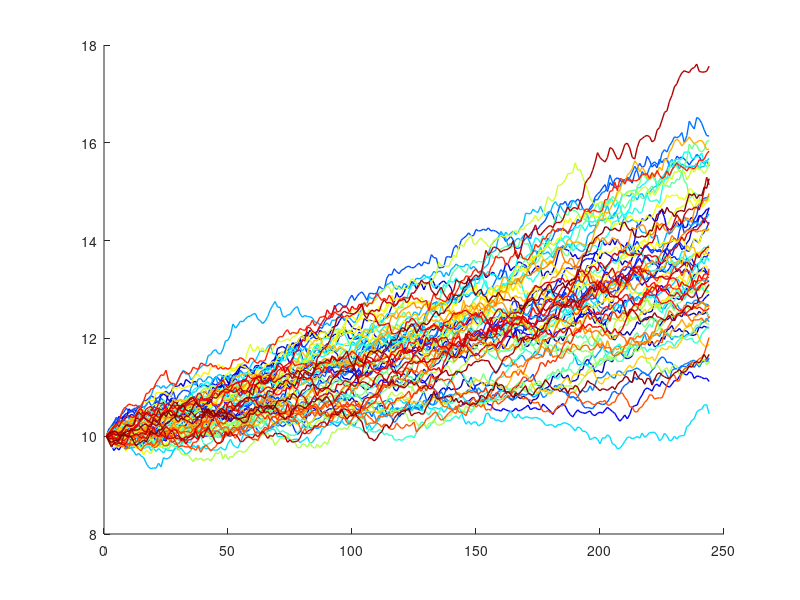

MATLAB code for this plot: (Note: this script raises an error after producing the figure.)
clc; clear all; close all;


%Monte Carlo methods: are a broad class of computational algorithms
%that rely on repated RANDOM SAMPLING to obtain numerical results.
% The underlying concept is to use randomness to solve problem that
% might be deterministic in principle.


% EX1: generate samples from a arbitrary pdf (from Zhihu)
% Aside the Monte Carlo method, another interesting thing about EX1 is 
% that the realtionship between histogram of samples and the original pdf.
% vertical values should be set to number of observations in bin/(total
% number of observations * width of bin)
% given the complex pdf
% p = @(x) (0.3*exp(-(x-0.3).^2) + 0.7*exp(-(x-2).^2/0.3))/1.2113; 
% c = 2.5;     
% 
% max_iter = 1e5; % number of times of sampling
% samples = zeros(1,max_iter);
% 
% index = 1;
% for i=1:max_iter
%     u = rand(1,1);           
%     y = normrnd(1.4,1.2,1,1); % generate a sample with recommended pdf
%                               
%     if p(y) >= u*c*normpdf(y,1.4,1.2)
%         samples(index) = y;
%         index = index + 1;
%     end
% end
% 
% samples = nonzeros(samples); % the target samples
% 
% % plots
% x = linspace(-5,5,1000);
% plot(x,p(x))
% hold on
% histogram(samples,'Normalization','pdf')
% hold off


% EX2: the stock market (from Zhihu)
T = 1.0;   % one year
n = 244;   % number of trading days
dt = T/n;

u = 0.3;  % expected increase rate
sigma = 0.1; % stock volatility rate
N= 1000; % number of repeated times
stock = zeros(N,n); % price of stocks
stock(:,1) = 10*ones(N,1);

for i=2:n
    for j=1:N
        epsilon = normrnd(0,1);
        stock(j,i) = stock(j,i-1) + u*stock(j,i-1)*dt + sigma...
            *stock(j,i-1)*sqrt(dt)*epsilon;
    end
end

% plot with different colors
colormap jet;
cmap = colormap;  % array of RGB values
hold on
for i=1:N
    Plot_color = cmap(mod(i,256)+1,:);
    plot(1:n,stock(i,:),'Color',Plot_color,'LineWidth',1);
end


